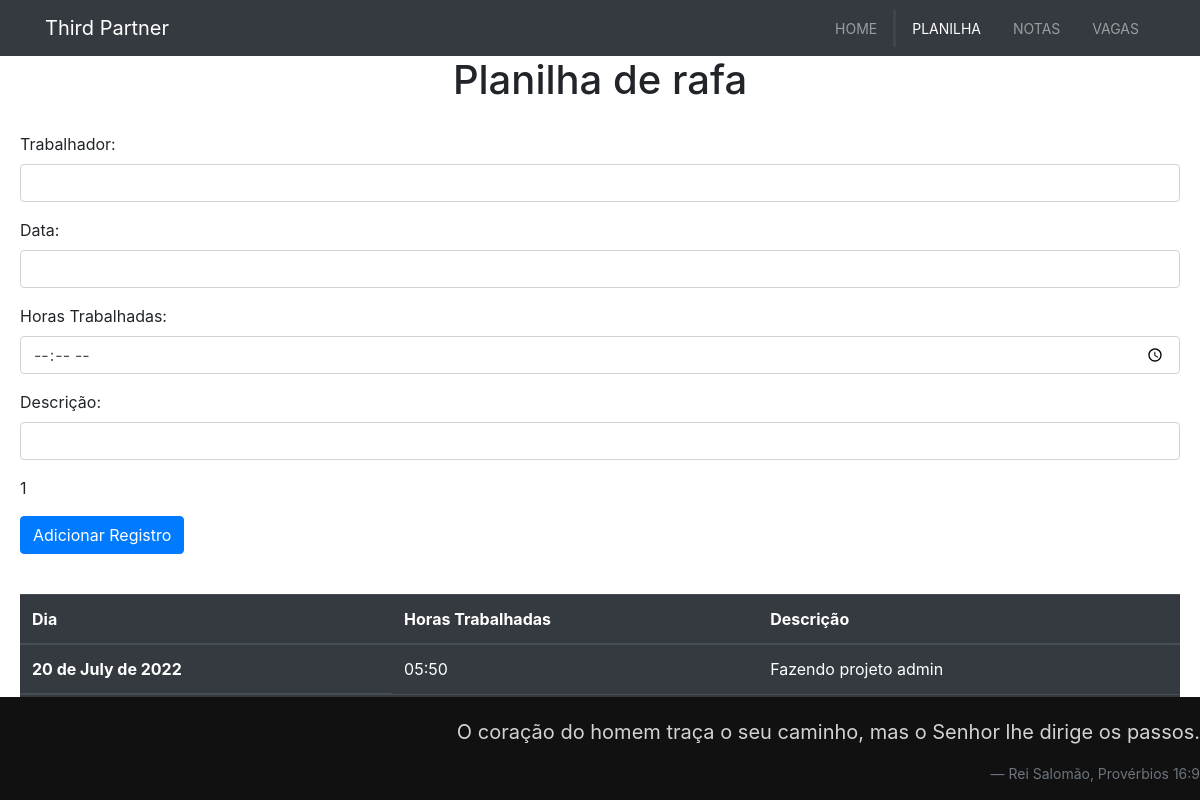
The page /planilha/ (signed in) on the database its author committed.
### core/models/WorkedHours.py (models this page shows, shortened)
class WorkedHours(models.Model):
    worker = models.ForeignKey(User, on_delete=models.CASCADE)
    date = models.DateField()
    worked_hours = models.TimeField()
    description = models.CharField(max_length=200)
    class Meta:
        verbose_name = "Hora"
        verbose_name_plural = "Horas"

### core/views.py (the view)
# urls.py: path("planilha/", SheetView.as_view(), name="sheet_view"),
class SheetView(ListView):
    model = WorkedHours
    template_name = "core/planilha.html"
    queryset = WorkedHours.objects.all()
    context_object_name = "hours"
    def get_context_data(self, *args, **kwargs):
        context = super().get_context_data(**kwargs)
        context["info"] = "sheet_menu"
        context["title"] = "Planilha"
        context["form"] = AddWorkedHours
        return context

### core/templates/core/planilha.html (shortened to what this page needs)
{% extends 'core/base.html' %}
{% load static %} {% load bootstrap4 %}
{% block content%}
<p class="h1 text-center">Planilha de {{user}}</p>
<div class="card-body">
    <form method="POST" enctype="multipart/form-data">
        <div class="form-group">
            {{form.as_p}}
            {{user.id}}
        </div>
        <input type="submit" class="btn btn-primary" name="Add Hours" value="Adicionar Registro">
    </form>
</div>
<div class="card-body">
    <table class="table table-dark">
        <thead>
            <tr>
                <th scope="col">Dia</th>
                <th scope="col">Horas Trabalhadas</th>
                <th scope="col">Descrição</th>
            </tr>
        </thead>
        <thead>
            <tr>
                {% for hour in hours %}
                <th scope="row">{{hour.date}}</th>
                <td>{{hour.worked_hours}}</td>
                <td>{{hour.description}}</td>
            </tr>
            {% endfor %}
        </thead>
    </table>
</div>
{% endblock %}

### rows shown on the page
WorkedHours: date "20 de July de 2022", worked_hours "05:50", description "Fazendo projeto admin"

### other values the page prints
{{ user }} "rafa"
{{ user.id }} "1"
